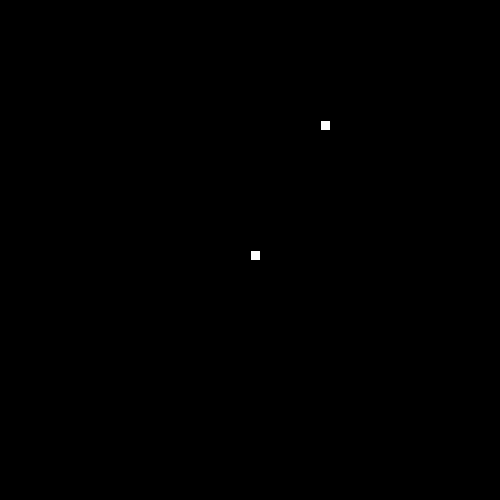
Frame 1 (no input)
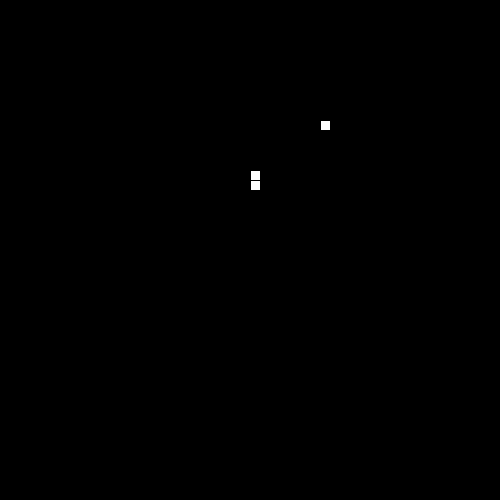
Frame 60 (the mouse pressed at the canvas centre just before this capture)
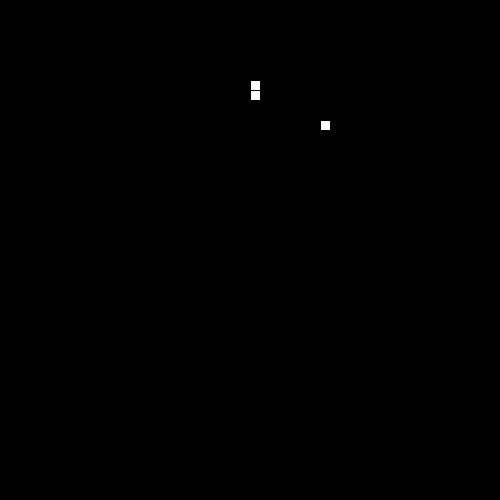
Frame 120 (the mouse held since frame 60 and released just before this capture)

The Processing sketch that drew these frames (run headless with seeded random() and noise(); from frame 60 on, the mouse is pressed at the canvas centre):

// Processing sketch: SnakeRecipe
// ── SnakeRecipe.pde

// 1. Follow the recipe instructions inside the Segment class.

// The Segment class will be used to represent each part of the moving snake.

class Segment {

  //2. Create x and y member variables to hold the location of each segment.
int x;
int y;
  // 3. Add a constructor with parameters to initialize each variable
  public Segment (int x, int y){
    this.x=x;
    this.y=y;
  }

  // 4. Add getter and setter methods for both the x and y member variables.
  public int getX(){
    return x;
  }
  public int getY(){
    return y;
  }
  
  public void setX(int x){
    this.x = x;
  }
  public void setY(int y){
    this.y=y;
  }
  

}

// 5. Create (but do not initialize) a Segment variable to hold the head of the Snake
Segment head;


// 6. Create and initialize a String to hold the direction of your snake e.g. "up"
String dir = "up";


// 7. Create and initialize a variable to hold how many pieces of food the snake has eaten.
// give it a value of 1 to start.
int food = 1;


// 8. Create and initialize foodX and foodY variables to hold the location of the food.
int foodX = ((int)random(50)*10);
int foodY = ((int)random(50)*10);
// (Hint: use the random method to set both the x and y to random locations within the screen size (500 by 500).)

//int foodX = ((int)random(50)*10);


void setup() {

  // 9. Set the size of your sketch (500 by 500).

  size(500, 500);


  // 10. initialize your head to a new segment.
head = new Segment(250,250);

  // 11. Use the frameRate(int rate) method to set the rate to 20.
  frameRate(20);
}


void draw() {

  background(0);


  //12. Call the manageTail, drawFood, drawSnake, move, and collision methods.
  manageTail();
  drawFood();
  drawSnake(head.x, head.y);
  move();
  collision();
}


// 13. Complete the drawFood method below. (Hint: each piece of food should be a 10 by 10 rectangle).

void drawFood() {
  rect(foodX, foodY, 10, 10);
  
}


//14. Draw the snake head (use a 10 by 10 rectangle)

void drawSnake(int x, int y) {
rect(x, y, 10, 10);
  //test your code
}


// 15. Complete the move method below.

void move() {

  // 16. Using a switch statement, make your snake head move by 10 pixels in the correct direction.
  //This is an incomplete switch statement:
  
  switch(dir) {
  case "up":
     head.y = head.y-10;
    break;
  case "down":
     head.y=head.y+10;
    break;
  case "left":
    head.x=head.x-10;
    break;
  case "right":
     head.x=head.x+10;
    break;
  }
  


  // 17. Call the checkBoundaries method to make sure the snake head doesn't go off the screen.
  checkBoundaries();
}


// 18. Complete the keyPressed method below. Use if statements to set your direction variable depending on what key is pressed.

void keyPressed() {
  if(key==CODED){
    if(keyCode==UP){
      dir="up";
    }
    else if(keyCode==DOWN){
      dir="down";
    }
    else if(keyCode==LEFT){
      dir="left";
    }
    else if(keyCode==RIGHT){
      dir="right";
    }
  }
}



// 19. check if your head is out of bounds (teleport your snake head to the other side).

void checkBoundaries() {
  if(head.x>500){
    head.x=0;
  }
  else if(head.x<0){
    head.x=500;
  }
  if(head.y>500){
    head.y=0;
  }
  else if(head.y<0){
    head.y=500;
  }
}



//20. Make sure that the key for your current direction’s opposite doesn’t work(i.e. If you’re going up, down key shouldn’t work)



// 21. Complete the missing parts of the collision method below.

void collision() {

  // If the segment is colliding with a piece of food...
     // Increase the amount of food eaten and set foodX and foodY to new random locations.
     if(head.x==foodX&&head.y==foodY){
       food++;
       foodX = ((int)random(50)*10);
       foodY = ((int)random(50)*10);
     }
}



/**
 
 ** Part 2: making the tail (the rest of the snake)
 
 **/

//  1. Create and initialize an ArrayList of Segments. (This will be your snake tail!)
ArrayList<Segment> segments = new ArrayList<Segment>();

// 2. Complete the missing parts of the manageTail method below and call it in the draw method.

void manageTail() {

  //Call the drawTail and checkTailCollision methods.
drawTail();
checkTailCollision();

  // Add a new Segment to your ArrayList that has the same X and Y as the head of your snake.
segments.add(new Segment(head.x, head.y));

  // To keep your tail the right length:
  // while the tail size is greater than the number of food pieces eaten, remove the first Segment in your tail.
if(segments.size()>food){
 segments.remove(0);
}
}

void drawTail() {
    // Draw a 10 by 10 rectangle for each Segment in your snake ArrayList.
    for(Segment seg : segments){
     rect(seg.getX(), seg.getY(), 10,10); 
    }
}


// 3. Complete the missing parts of the bodyCollision method below.

void checkTailCollision() {

  // If your head has the same location as one of your segments...
  for(Segment seg : segments){
if(head.x==seg.getX()&&head.y==seg.getY()){
  // reset your food variable
food =1;
  //Call this method at the beginning of your manageTail method.
}
  }
  }
